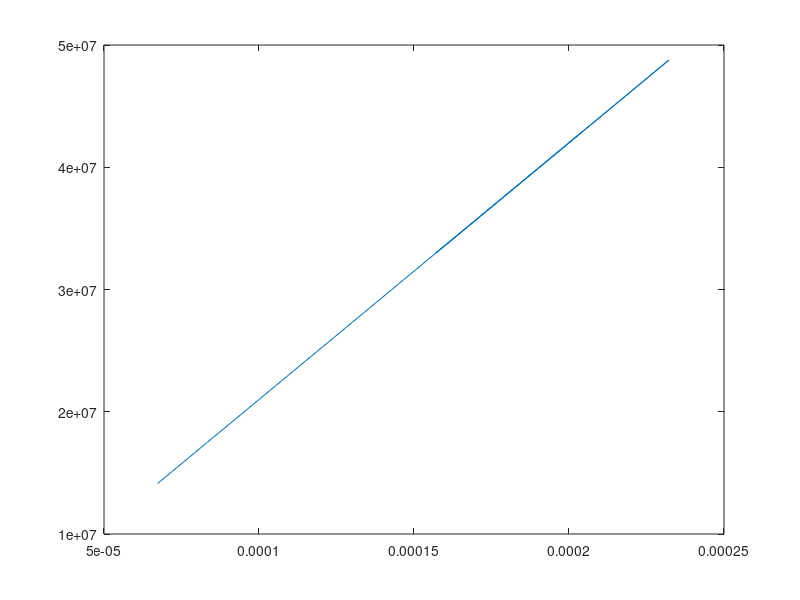

Write MATLAB code to recreate this figure.
clc
clear

format long

E=210e9;
b=19.75e-3;
h=4.74e-3;

L=[5 6 7 9 15 10 11 12 13]';
mV=[0.138 0.171 0.205 0.271 0.476 0.322 0.356 0.388 0.419]';
mV=mV./1000;

eps=mV.*2.05^-1
eps_th=12.*(L.*0.25*h)./(2*b*h^3*E)

sigma=eps.*E
sigma_th=L.*0.25/(74.6e-9)

plot(eps, sigma)
%plot(eps, sigma, eps_th, sigma_th)